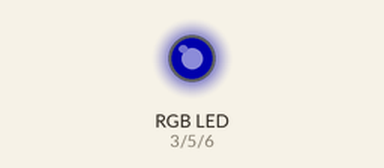
This sketch was run on a simulated Arduino Uno, built with avr-gcc and run on an emulated ATmega328P. Shown: an RGB LED mixed from three pins (HIGH = lit). Dim RGB values are drawn brighter than linear.

Above: at 0.15 s.
At 4.01 s:
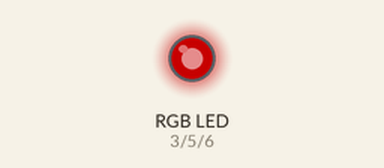
At 7.03 s:
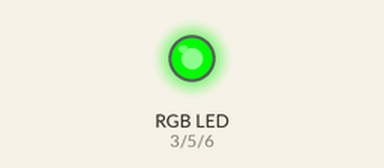
At 37.72 s:
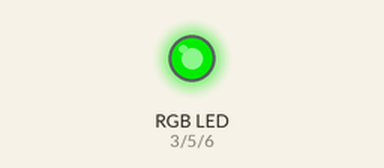
Timing chart, 0 to 40.0 s (numbered marks = the images above):
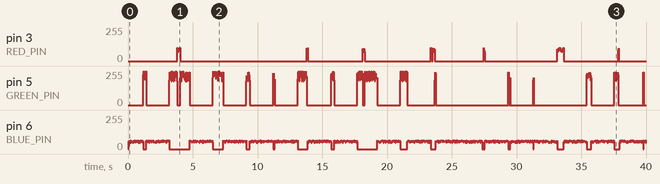

The sketch:

RGB_LED_CONTROL.ino
```cpp
#include <AlaLedRgb.h>

AlaLedRgb rgbLed;

#define RED_PIN 3
#define GREEN_PIN 5
#define BLUE_PIN 6

void setup() {
  // put your setup code here, to run once:
//  pinMode(RED_PIN, OUTPUT);
//  pinMode(GREEN_PIN, OUTPUT);
//  pinMode(BLUE_PIN, OUTPUT);
  rgbLed.initPWM(RED_PIN, GREEN_PIN, BLUE_PIN);
  rgbLed.setBrightness(0x66FF44);
  rgbLed.setAnimation(ALA_BUBBLES, 5000, alaPalRgb);
}

void loop() {
  // put your main code here, to run repeatedly:
  rgbLed.runAnimation();
//  analogWrite(GREEN_PIN, 50);
//  analogWrite(RED_PIN, 100);
//  analogWrite(BLUE_PIN, 100);

//  digitalWrite(GREEN_PIN, HIGH);
//  digitalWrite(RED_PIN, HIGH);
//  digitalWrite(BLUE_PIN, HIGH);
//  delay(1000);
//  digitalWrite(RED_PIN, LOW);
//  digitalWrite(GREEN_PIN, HIGH);
//  delay(1000);
//  digitalWrite(GREEN_PIN, LOW);
//  digitalWrite(BLUE_PIN, HIGH);
//  delay(1000);
//  digitalWrite(BLUE_PIN, LOW);

}
```
